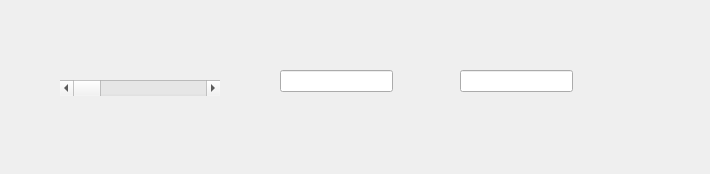
<?xml version="1.0" encoding="UTF-8"?>
<ui version="4.0">
 <class>Widget</class>
 <widget class="QWidget" name="Widget">
  <property name="geometry">
   <rect>
    <x>0</x>
    <y>0</y>
    <width>710</width>
    <height>174</height>
   </rect>
  </property>
  <property name="windowTitle">
   <string>Widget</string>
  </property>
  <widget class="QScrollBar" name="hSlider">
   <property name="geometry">
    <rect>
     <x>60</x>
     <y>80</y>
     <width>160</width>
     <height>16</height>
    </rect>
   </property>
   <property name="orientation">
    <enum>Qt::Orientation::Horizontal</enum>
   </property>
  </widget>
  <widget class="QLineEdit" name="leText">
   <property name="geometry">
    <rect>
     <x>280</x>
     <y>70</y>
     <width>113</width>
     <height>22</height>
    </rect>
   </property>
  </widget>
  <widget class="QLineEdit" name="leText2">
   <property name="geometry">
    <rect>
     <x>460</x>
     <y>70</y>
     <width>113</width>
     <height>22</height>
    </rect>
   </property>
   <property name="text">
    <string/>
   </property>
  </widget>
 </widget>
 <resources/>
 <connections/>
</ui>
